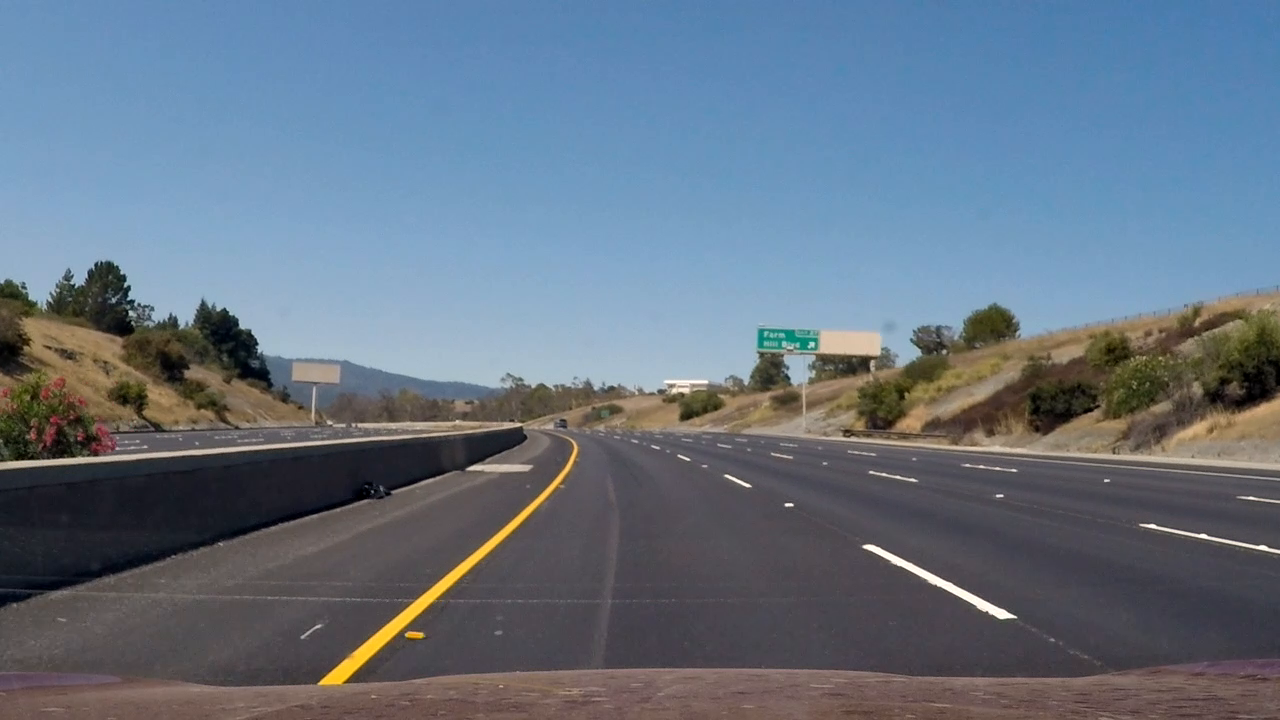
#> input picture output_images/original.jpg, 1280 x 720 px; its folder holds 5 pictures in this run
$ python color_thresholds.py   (older library calls are emulated)
#> lines starting #> are read from the running program, lines starting #| are printed output that depends on the picture; after the words box and inside, x2 and y2 are one past the last pixel; in counts of white or black regions, pixels touching at a corner belong together
#> (reads calibration.p from the repository)
### camera_calibration.py
import cv2
import glob
import pickle
import numpy as np
import matplotlib.pyplot as plt


CALIBRATION_IMAGES = glob.glob('camera_cal/*.jpg') # calibration images are stored in this dir

NX = 9 # number of chessboard corners in the X axis
NY = 6 # number of chessboard corners in the Y axis

def grayscale_img(img):
    ''' Return a grayscaled version of the image '''
    new_img = img.copy()
    return cv2.cvtColor(img, cv2.COLOR_BGR2GRAY)

def read_image(fname):
    ''' Reads image from a path. The returned image is in RGB colorspace. '''
#> called with fname = 'output_images/original.jpg'
    img = cv2.imread(fname)
#> img is the input picture: shape (720, 1280, 3); mean B, G, R 130.6, 115.2, 101.1
    img = cv2.cvtColor(img, cv2.COLOR_BGR2RGB)
    return img

# [47 lines left out: functions find_chessboard_corners, calibration_loop, calibrate_camera, save_calibration_results, not called in this run]

def load_calibration_results(filename='calibration.p'):
    ''' Loads calibration data saved at an earlier session
        (so that calibration doesn't need to be re-run) '''
    with open(filename, 'rb') as calibration_file:
        dist_pickle = pickle.load(calibration_file)

    camera_mtx = dist_pickle["mtx"]
    dist_coeff = dist_pickle["dist"]
    return camera_mtx, dist_coeff

camera_mtx, dist_coeff = load_calibration_results()

# [7 lines left out: function undistort_image, not called in this run]


# [15 lines that do not run on import are left out]
    #cv2.imshow('img',undistorted_image)
    #cv2.waitKey(25000)

### color_thresholds.py
import glob
import cv2

import numpy as np
import matplotlib.pyplot as plt
import matplotlib.image as mpimg

from camera_calibration import read_image, grayscale_img

THRESHOLDS = ['r_select', 'hls_select', 'dir_threshold', 'mag_thresh', 'abs_sobel_thresh']
IMAGES = glob.glob('test_images/test1.jpg')
IMAGES.append('test_images/straight_lines1.jpg')
IMAGES.append('test_images/shady.png')

ksize = 7


def abs_sobel_thresh(img, orient='x', thresh_min=0, thresh_max=255):
    ''' Applies Sobel threshold along the X or Y direction.
        Returns binary image '''
#> called with orient = 'x', thresh_min = 0, thresh_max = 255
    img = img.copy()
    gray = grayscale_img(img)    # Convert to grayscale
    # Apply x or y gradient with the OpenCV Sobel() function and take the absolute value
    if orient == 'x':
        abs_sobel = np.absolute(cv2.Sobel(gray, cv2.CV_64F, 1, 0))
    if orient == 'y':
        abs_sobel = np.absolute(cv2.Sobel(gray, cv2.CV_64F, 0, 1))
    # Rescale back to 8 bit integer
    scaled_sobel = np.uint8(255*abs_sobel/np.max(abs_sobel))
#> in apply_thresholds, `gradx = abs_sobel_thresh(img, orient='x', thresh_min=THRESHOLD['gradx'..`: gradx: shape (720, 1280); every value is 1
    # Create a copy and apply the threshold
    binary_output = np.zeros_like(scaled_sobel)
    # Here I'm using inclusive (>=, <=) thresholds, but exclusive is ok too
    binary_output[(scaled_sobel >= thresh_min) & (scaled_sobel <= thresh_max)] = 1

    return binary_output


def mag_thresh(img, sobel_kernel=9, mag_thresh=(40, 255)):
    ''' Returns the magnitude of the gradient
        for a given sobel kernel size and threshold values '''
#> called with sobel_kernel = 7, mag_thresh = (0, 255)
    img = img.copy()
    # Convert to grayscale
    gray = grayscale_img(img)
    # Take both Sobel x and y gradients
    sobelx = cv2.Sobel(gray, cv2.CV_64F, 1, 0, ksize=sobel_kernel)
    sobely = cv2.Sobel(gray, cv2.CV_64F, 0, 1, ksize=sobel_kernel)
    # Calculate the gradient magnitude
    gradmag = np.sqrt(sobelx**2 + sobely**2)
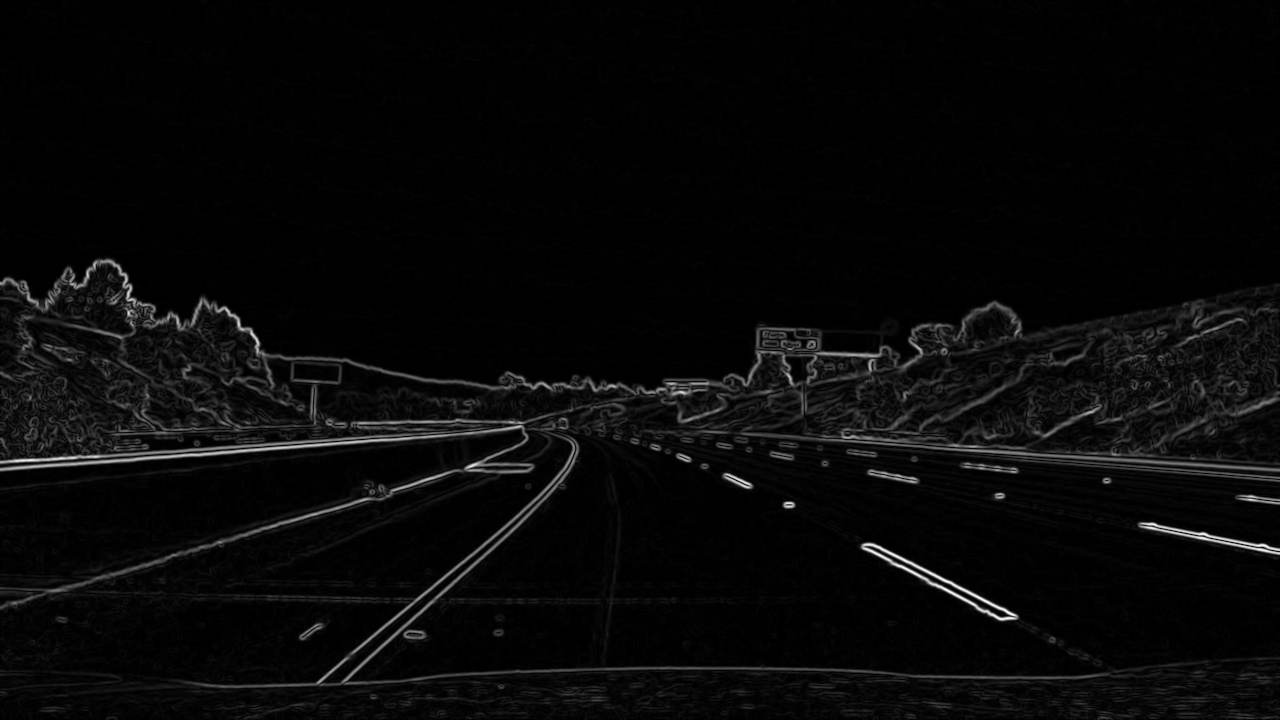
#> gradmag: shape (720, 1280) float64; min 0, max 115729.2, mean 4073.4; drawn with min black and max white
    # Rescale to 8 bit
    scale_factor = np.max(gradmag)/255
#> scale_factor = 453.8
    gradmag = (gradmag/scale_factor).astype(np.uint8)
    # Create a binary image of ones where threshold is met, zeros otherwise
    binary_output = np.zeros_like(gradmag)
    binary_output[(gradmag >= mag_thresh[0]) & (gradmag <= mag_thresh[1])] = 1

    return binary_output


def dir_threshold(img, sobel_kernel=9, thresh=(0, np.pi/2)):
    ''' Applies a direction thresholded Sobel operator '''
#> called with sobel_kernel = 7, thresh = (0.628, 1.26)
    img = img.copy()
    # Grayscale
    gray = cv2.cvtColor(img, cv2.COLOR_RGB2GRAY)
    # Calculate the x and y gradients
    sobelx = cv2.Sobel(gray, cv2.CV_64F, 1, 0, ksize=sobel_kernel)
    sobely = cv2.Sobel(gray, cv2.CV_64F, 0, 1, ksize=sobel_kernel)
    # Take the absolute value of the gradient direction,
    # apply a threshold, and create a binary image result
    absgraddir = np.arctan2(np.absolute(sobely), np.absolute(sobelx))
    binary_output =  np.zeros_like(absgraddir)
    binary_output[(absgraddir >= thresh[0]) & (absgraddir <= thresh[1])] = 1

    # Return the binary image
    return binary_output

# [9 lines left out: function hls_select, not called in this run]

def r_select(img, thresh=(40, 255)):
    ''' Selects the R channel from the RGB colorspace
        and applies a threshold on it '''
    R = img[:,:,0]
    binary = np.zeros_like(R)
    binary[(R > thresh[0]) & (R <= thresh[1])] = 1
    return binary

def g_select(img, thresh=(40, 255)):
    ''' Selects the G channel from the RGB colorspace
        and applies a threshold on it '''
    G = img[:,:,1]
    binary = np.zeros_like(G)
    binary[(G > thresh[0]) & (G <= thresh[1])] = 1
    return binary

# [7 lines left out: function b_select, not called in this run]

def rgb_ratio_select(img, ratio=(1, .8, .3), approx_value=None):
    ''' Select pixels that have the RGB ratio and approximate value
        specified with the parameters '''
    R = img[:,:,0]
    G = img[:,:,1]
    B = img[:,:,2]
    binary = np.zeros_like(B)
    binary[ ( np.around(G/R, 1) == ratio[1] ) & ( np.around(B/R, 1) == ratio[2] )] = 1
    if approx_value:
        binary[ ( np.around(G/255,1) != approx_value) &
            ( np.around(B/255,1) != approx_value)] = 0
    return binary


# [32 lines left out: functions region_of_interest, mask_to_use, not called in this run]

THRESHOLD = {
             'mag': (0, 255),
             'dir': (np.pi/5, .4*np.pi),
             'gradx': (0, 255),
             'grady': (0, 255),
             'r': (220, 255),
             'g': (180, 255),
             'b': (60, 255),
             's': (10, 255)
            }


def apply_thresholds(img, thresholds=THRESHOLDS):
    ''' Defines and applies thresholds to the image.
        Returns a binary image where pixels which meet the threshold values
        are white, others are black. '''
    gradx = abs_sobel_thresh(img, orient='x', thresh_min=THRESHOLD['gradx'][0],
                                              thresh_max=THRESHOLD['gradx'][1])
    grady = abs_sobel_thresh(img, orient='y', thresh_min=THRESHOLD['grady'][0],
                                              thresh_max=THRESHOLD['grady'][1])

    mag_binary = mag_thresh(img, sobel_kernel=ksize, mag_thresh=THRESHOLD['mag'])
    dir_binary = dir_threshold(img, sobel_kernel=ksize, thresh=THRESHOLD['dir'])
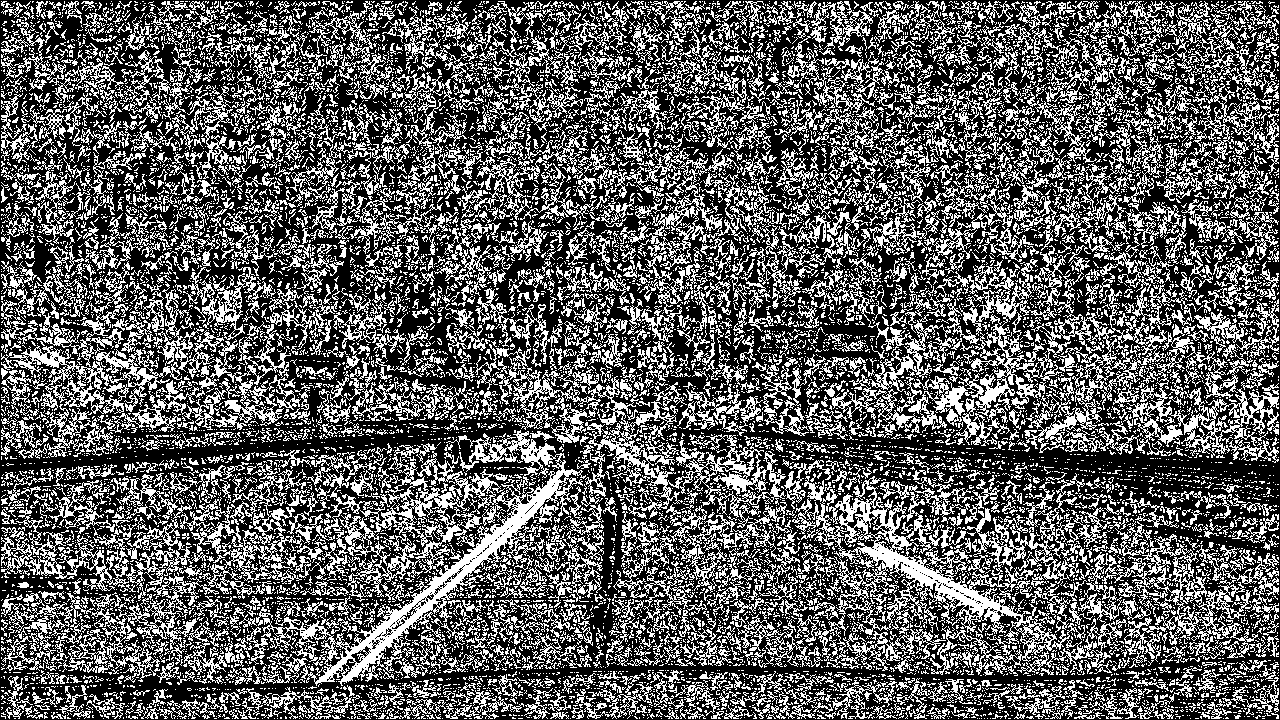
#> dir_binary: shape (720, 1280) float64; values 0 (black) and 1 (white), 36.8% white in thin lines or dots
    r_binary = r_select(img, thresh=THRESHOLD['r'])
#> r_binary: shape (720, 1280); values 0 (black) and 1 (white), 0.54% white; 35 white regions (27 under 20 px), largest, box (x1, y1, x2, y2) and area: (319, 444, 577, 684) 2942, (863, 545, 1016, 619) 1153, (1141, 524, 1280, 553) 317
    g_binary = g_select(img, thresh=THRESHOLD['g'])
#> g_binary: shape (720, 1280); values 0 (black) and 1 (white), 3.9% white; 236 white regions (203 under 20 px), largest, box (x1, y1, x2, y2) and area: (227, 304, 758, 394) 26228, (319, 440, 577, 684) 2836, (820, 329, 883, 355) 1394

    # thresholds to pick up shades of yellow and white
    rgb_ratio_binary = rgb_ratio_select(img)
#> in rgb_ratio_select, `B = img[:,:,2]`:
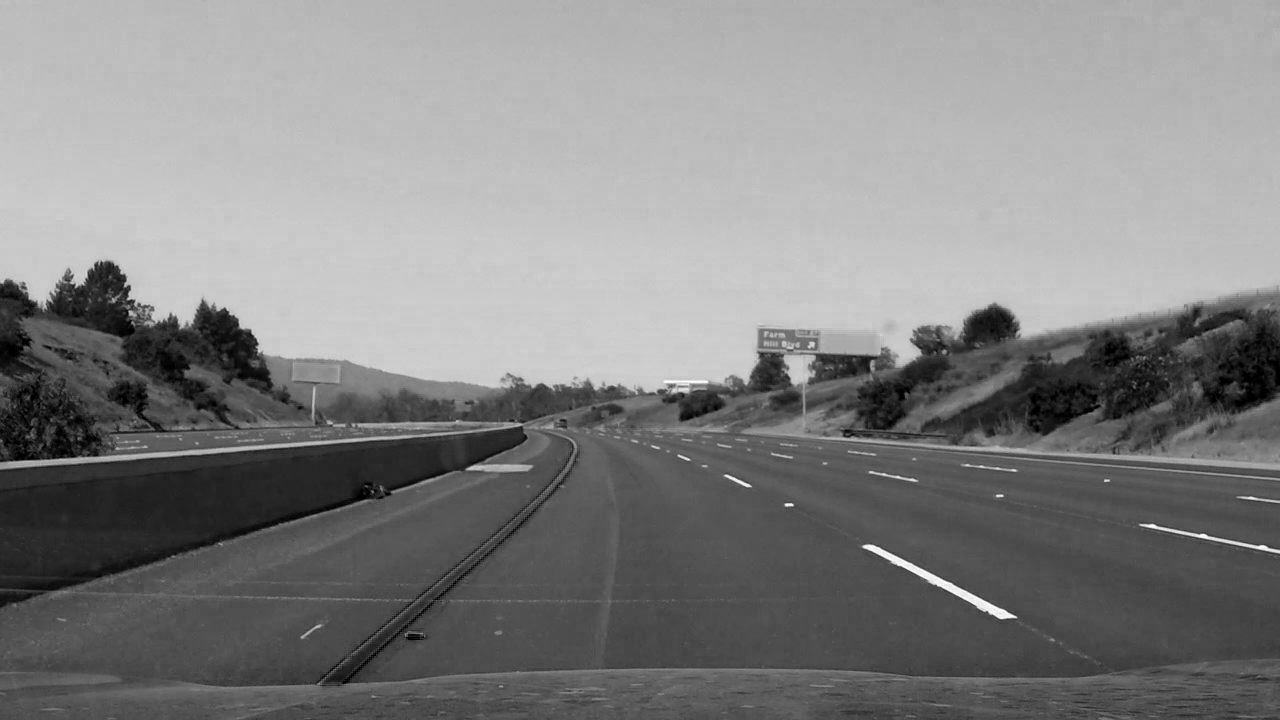
#> B: shape (720, 1280); min 0, max 255, mean 130.6
#> rgb_ratio_binary: shape (720, 1280); values 0 (black) and 1 (white), 0.16% white in thin lines or dots, all inside (x1, y1, x2, y2) = (3, 312, 1277, 686)
    rgb_ratio_binary_2 = rgb_ratio_select(img, ratio=(1,.8,.4))
#> rgb_ratio_binary_2: shape (720, 1280); values 0 (black) and 1 (white), 0.26% white in thin lines or dots, all inside (x1, y1, x2, y2) = (0, 311, 1277, 686)
    rgb_ratio_binary_3 = rgb_ratio_select(img, ratio=(1,.9,.5))
#> rgb_ratio_binary_3: shape (720, 1280); values 0 (black) and 1 (white), 0.64% white in thin lines or dots, all inside (x1, y1, x2, y2) = (0, 298, 1280, 683)
    rgb_ratio_binary_4 = rgb_ratio_select(img, ratio=(1,.9,.6))
#> rgb_ratio_binary_4: shape (720, 1280); values 0 (black) and 1 (white), 1% white in thin lines or dots, all inside (x1, y1, x2, y2) = (0, 298, 1280, 685)
    rgb_ratio_binary_5 = rgb_ratio_select(img, ratio=(1,.9,.7))
#> rgb_ratio_binary_5: shape (720, 1280); values 0 (black) and 1 (white), 1.8% white; 738 white regions (642 under 20 px), largest, box (x1, y1, x2, y2) and area: (513, 389, 594, 427) 1301, (930, 361, 1028, 419) 974, (1055, 428, 1130, 455) 925

    yellow = ((r_binary == 1) & (g_binary == 1))
#> yellow: shape (720, 1280) bool; 0.52% white; 37 white regions (30 under 20 px), largest, box (x1, y1, x2, y2) and area: (319, 444, 577, 684) 2827, (863, 545, 1016, 619) 1153, (1141, 524, 1280, 553) 317
    white_binary = rgb_ratio_select(img, ratio=(1,1,1), approx_value=.7)
#> white_binary: shape (720, 1280); values 0 (black) and 1 (white), 0.05% white in thin lines or dots, all inside (x1, y1, x2, y2) = (43, 300, 1271, 638)
    white_binary2 = rgb_ratio_select(img, ratio=(1,1,1), approx_value=.8)
#> white_binary2: shape (720, 1280); values 0 (black) and 1 (white), 0.02% white in thin lines or dots, all inside (x1, y1, x2, y2) = (313, 331, 1264, 619)
    white_binary3 = rgb_ratio_select(img, ratio=(1,1,1), approx_value=.9)
#> white_binary3: shape (720, 1280); values 0 (black) and 1 (white), 0.01% white in thin lines or dots, all inside (x1, y1, x2, y2) = (664, 380, 1280, 619)

    # dark gray spots to be left out
    dark_gray_binary = rgb_ratio_select(img, ratio=(1,1,1), approx_value=.3)
#> dark_gray_binary: shape (720, 1280); values 0 (black) and 1 (white), 4.8% white; 395 white regions (242 under 20 px), largest, box (x1, y1, x2, y2) and area: (396, 496, 608, 672) 9755, (632, 482, 840, 666) 9186, (146, 624, 224, 664) 1652

    combined = np.zeros_like(r_binary)

    combined[ ((white_binary==1) |
               (white_binary2==1) |
               (white_binary3==1) |
               (yellow == 1) |
               (rgb_ratio_binary==1) |
               (rgb_ratio_binary_2==1)|
               (rgb_ratio_binary_3==1) |
               (rgb_ratio_binary_4 == 1)) &
               ((dark_gray_binary == 0) & (gradx == 1) & (dir_binary == 1))
                ] = 1

    return combined

# [5 lines left out: function apply_mask, not called in this run]


if __name__ == '__main__':
    ''' If the script is invoked directly, applies thresholds the IMAGES array '''
    for image in ['output_images/original.jpg']:
        image = read_image(image)
        thresholded = apply_thresholds(image)
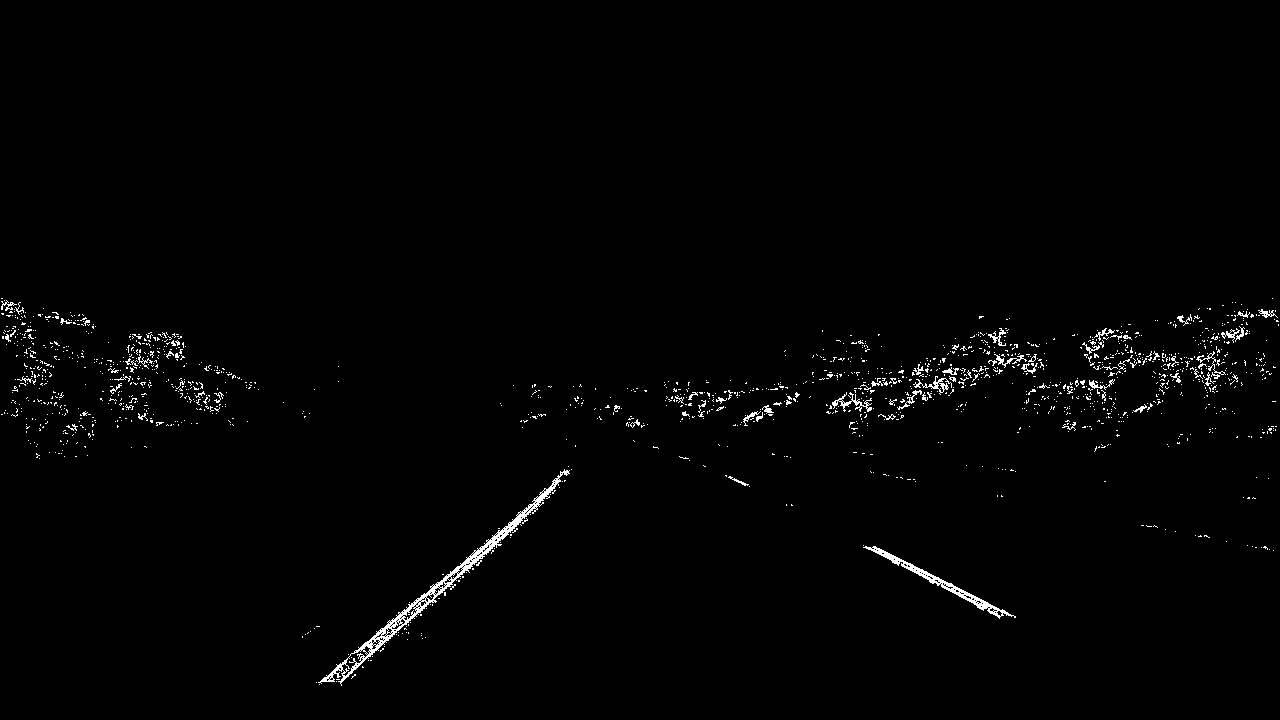
#> thresholded: shape (720, 1280); values 0 (black) and 1 (white), 1.2% white in thin lines or dots, all inside (x1, y1, x2, y2) = (1, 298, 1279, 686)
        plt.imshow(thresholded, cmap='gray')
        plt.imsave('output_images/thresholded1.jpg', thresholded, cmap='gray')
